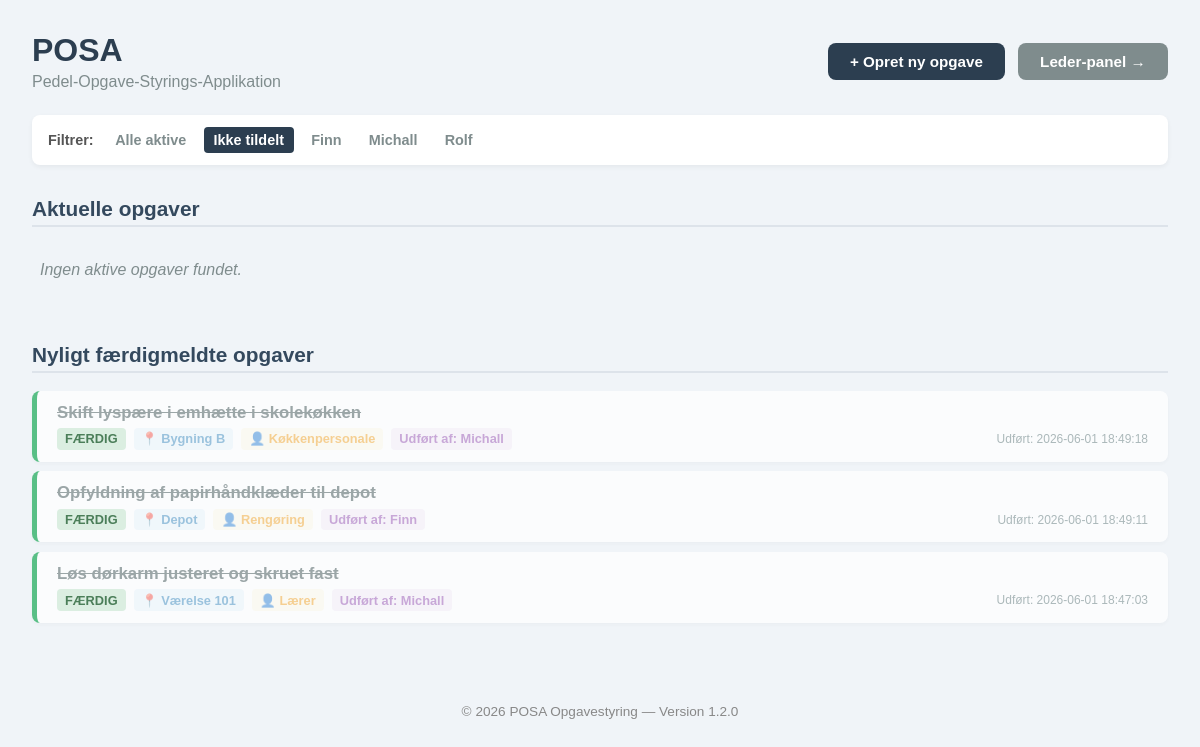
Page /?view=unassigned on the committed database.
### tables this page shows
CREATE TABLE janitors (
                id INTEGER PRIMARY KEY AUTOINCREMENT,
                name TEXT NOT NULL UNIQUE
            );

CREATE TABLE tasks (
            id               INTEGER PRIMARY KEY AUTOINCREMENT,
            title            TEXT    NOT NULL,
            description      TEXT,
            location         TEXT,
            status           TEXT    NOT NULL DEFAULT 'Ny',
            assigned_janitor TEXT
        , created_at TEXT, completed_at TEXT, reporter_name TEXT, internal_notes TEXT);

### app.py (the view)
@app.route("/")
def index():
    view = request.args.get("view", "all")
    with get_db() as conn:
        janitors_list = [row["name"] for row in conn.execute("SELECT name FROM janitors ORDER BY name ASC").fetchall()]
        active_query = "SELECT * FROM tasks WHERE status != 'Færdig'"
        finished_query = "SELECT * FROM tasks WHERE status = 'Færdig'"
        params = []
        if view == "unassigned":
            active_query += " AND (assigned_janitor IS NULL OR assigned_janitor = '' OR assigned_janitor = 'None')"
        elif view in janitors_list:
            active_query += " AND assigned_janitor = ?"
            params.append(view)
        active_query += " ORDER BY created_at DESC"
        finished_query += " ORDER BY completed_at DESC LIMIT 10"
        active_tasks = conn.execute(active_query, params).fetchall()
        finished_tasks = conn.execute(finished_query).fetchall()
    return render_template(
        "index.html",
        active_tasks=active_tasks,
        finished_tasks=finished_tasks,
        view=view,
        janitors=janitors_list,
        version=APP_VERSION
    )

### app.py (called while the page is built)
def get_db():
    conn = sqlite3.connect(DATABASE)
    conn.row_factory = sqlite3.Row
    return conn

### templates/index.html (shortened to what this page needs)
<!DOCTYPE html>
<html lang="da">
<head>
</head>
<body>
    <div class="header-container">
        <div>
            <h1>POSA</h1>
            <p class="subtitle">Pedel-Opgave-Styrings-Applikation</p>
        </div>
        <div>
            <a href="/create" class="btn btn-primary">+ Opret ny opgave</a>
            <a href="/admin" class="btn btn-admin">Leder-panel →</a>
        </div>
    </div>
    <div class="filter-bar">
        <span style="font-weight:bold; font-size:0.9rem; color:#555; margin-right:0.25rem;">Filtrer:</span>
        <a href="/?view=all" class="filter-link {% if view == 'all' %}active{% endif %}">Alle aktive</a>
        <a href="/?view=unassigned" class="filter-link {% if view == 'unassigned' %}active{% endif %}">Ikke tildelt</a>
        {% for name in janitors %}
            <a href="/?view={{ name }}" class="filter-link {% if view == name %}active{% endif %}">{{ name }}</a>
        {% endfor %}
    </div>
    <h2 class="section-title">Aktuelle opgaver</h2>
    <div class="grid">
        {% if active_tasks %}
            {% for task in active_tasks %}
                <div class="card task-card {% if task['status'] == 'I gang' %}card-status-igang{% endif %}"
                     data-title="{{ task['title'] or '' }}"
                     data-description="{{ task['description'] or '' }}"
                     data-location="{{ task['location'] or '' }}"
                     data-reporter="{{ task['reporter_name'] or '' }}"
                     data-status="{{ task['status'] or '' }}"
                     data-janitor="{{ task['assigned_janitor'] or '' }}"
                     data-time="Oprettet: {{ task['created_at'] or '' }}"
                     data-notes="{{ task['internal_notes'] or '' }}">
                    <h3 class="task-title">{{ task['title'] }}</h3>
                    <div class="meta-row">
                        <span class="tag tag-status {% if task['status'] == 'Ny' %}status-ny{% endif %}{% if task['status'] == 'I gang' %}status-igang{% endif %}">
                            {{ task['status'] }}
                        </span>
                        {% if task['location'] %}
                            <span class="tag tag-loc">📍 {{ task['location'] }}</span>
                        {% endif %}
                        <span class="tag tag-reporter">👤 {{ task['reporter_name'] or 'Anonym' }}</span>
                        {% if task['assigned_janitor'] %}
                            <span class="tag tag-janitor">🛠️ {{ task['assigned_janitor'] }}</span>
                        {% endif %}
                        <span class="timestamp">Oprettet: {{ task['created_at'] }}</span>
                    </div>
                </div>
            {% endfor %}
        {% else %}
            <p style="color:#7f8c8d; font-style:italic; padding-left: 0.5rem;">Ingen aktive opgaver fundet.</p>
        {% endif %}
    </div>
    <h2 class="section-title">Nyligt færdigmeldte opgaver</h2>
    <div class="grid">
        {% if finished_tasks %}
            {% for task in finished_tasks %}
                <div class="card task-card card-status-faerdig"
                     data-title="{{ task['title'] or '' }}"
                     data-description="{{ task['description'] or '' }}"
                     data-location="{{ task['location'] or '' }}"
                     data-reporter="{{ task['reporter_name'] or '' }}"
                     data-status="{{ task['status'] or '' }}"
                     data-janitor="{{ task['assigned_janitor'] or '' }}"
                     data-time="Udført: {{ task['completed_at'] or '' }}">
                    <h3 class="task-title" style="text-decoration: line-through; color: #7f8c8d;">{{ task['title'] }}</h3>
                    <div class="meta-row">
                        <span class="tag tag-status status-faerdig">{{ task['status'] }}</span>
                        {% if task['location'] %}
                            <span class="tag tag-loc" style="opacity:0.6;">📍 {{ task['location'] }}</span>
                        {% endif %}
                        <span class="tag tag-reporter" style="opacity:0.6;">👤 {{ task['reporter_name'] or 'Anonym' }}</span>
                        {% if task['assigned_janitor'] %}
                            <span class="tag tag-janitor" style="opacity:0.6;"> Udført af: {{ task['assigned_janitor'] }}</span>
                        {% endif %}
                        <span class="timestamp">Udført: {{ task['completed_at'] }}</span>
                    </div>
                </div>
            {% endfor %}
        {% else %}
            <p style="color:#7f8c8d; font-style:italic; padding-left: 0.5rem;">Ingen færdigmeldte opgaver endnu.</p>
        {% endif %}
    </div>
    <footer style="text-align: center; padding: 20px 0; color: #888; font-size: 0.85rem; font-family: sans-serif;">
        <p>&copy; 2026 POSA Opgavestyring — Version {{ version }}</p>
    </footer>
</body>
</html>

### templates/index.html (style rules this page uses)
body { font-family: sans-serif; background-color: #f0f4f8; margin: 0; padding: 2rem; color: #2c3e50; }
.header-container { display: flex; justify-content: space-between; align-items: center; margin-bottom: 1.5rem; }
h1 { margin: 0; color: #2c3e50; }
p.subtitle { color: #7f8c8d; margin-top: 0.25rem; margin-bottom: 0; }
.btn { display: inline-block; padding: 0.6rem 1.4rem; border-radius: 8px; text-decoration: none; font-weight: bold; font-size: 0.95rem; cursor: pointer; border: none; }
.btn-primary { background-color: #2c3e50; color: white; }
.btn-admin { background-color: #7f8c8d; color: white; margin-left: 0.5rem; }
.filter-bar { margin-bottom: 1.5rem; background: white; padding: 0.75rem 1rem; border-radius: 8px; box-shadow: 0 2px 5px rgba(0,0,0,0.05); display: flex; flex-wrap: wrap; align-items: center; gap: 0.5rem; }
.filter-link { text-decoration: none; color: #7f8c8d; font-weight: bold; font-size: 0.9rem; padding: 0.3rem 0.6rem; border-radius: 4px; }
.filter-link.active { color: white; background-color: #2c3e50; }
.grid { display: flex; flex-direction: column; gap: 0.6rem; margin-bottom: 3rem; }
.card { background: white; border-radius: 8px; padding: 0.75rem 1.25rem; box-shadow: 0 2px 5px rgba(0,0,0,0.04); border-left: 5px solid #2c3e50; box-sizing: border-box; cursor: pointer; transition: transform 0.1s, box-shadow 0.1s; }
.card-status-faerdig { border-left-color: #27ae60; opacity: 0.75; }
.task-title { font-size: 1.05rem; font-weight: bold; margin: 0 0 0.35rem 0; color: #2c3e50; }
.meta-row { display: flex; flex-wrap: wrap; gap: 0.5rem; font-size: 0.8rem; align-items: center; }
.tag { display: inline-block; padding: 0.2rem 0.5rem; border-radius: 4px; font-weight: bold; background-color: #eef2f7; color: #555; }
.tag-loc { background-color: #e8f4fd; color: #2980b9; }
.tag-reporter { background-color: #fef9e7; color: #f39c12; }
.tag-janitor { background-color: #f4ecf7; color: #8e44ad; }
.tag-status { font-weight: bold; text-transform: uppercase; }
.status-faerdig { background-color: #d4edda; color: #155724; }
.timestamp { font-size: 0.75rem; color: #95a5a6; margin-left: auto; }
h2.section-title { font-size: 1.3rem; color: #34495e; border-bottom: 2px solid #dde3ea; padding-bottom: 0.3rem; margin-top: 2rem; }

### rows in the picture
janitors: name "Finn"
janitors: name "Michall"
janitors: name "Rolf"
tasks: title "Skift lyspære i emhætte i skolekøkken", status "FÆRDIG", location "Bygning B", reporter_name "Køkkenpersonale", assigned_janitor "Michall", completed_at "2026-06-01 18:49:18"
tasks: title "Opfyldning af papirhåndklæder til depot", status "FÆRDIG", location "Depot", reporter_name "Rengøring", assigned_janitor "Finn", completed_at "2026-06-01 18:49:11"
tasks: title "Løs dørkarm justeret og skruet fast", status "FÆRDIG", location "Værelse 101", reporter_name "Lærer", assigned_janitor "Michall", completed_at "2026-06-01 18:47:03"

### other values in the picture
{{ version }} "1.2.0"
